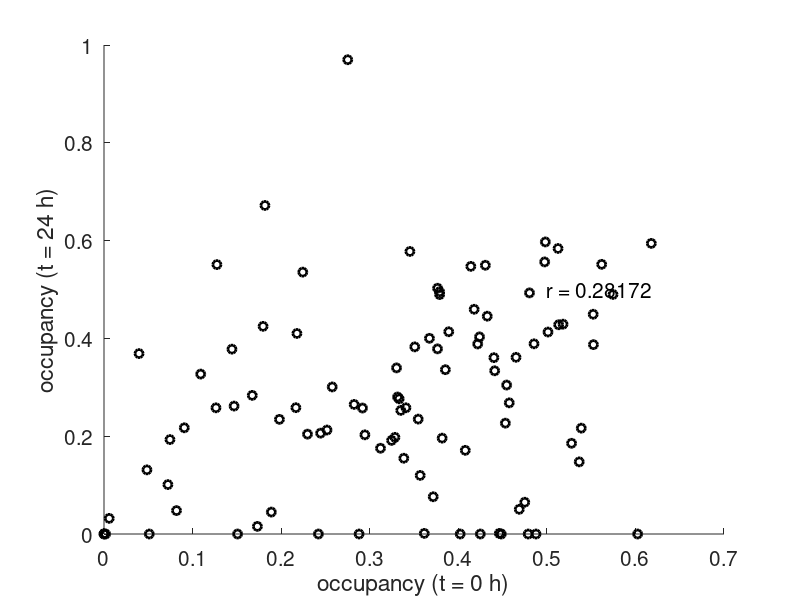
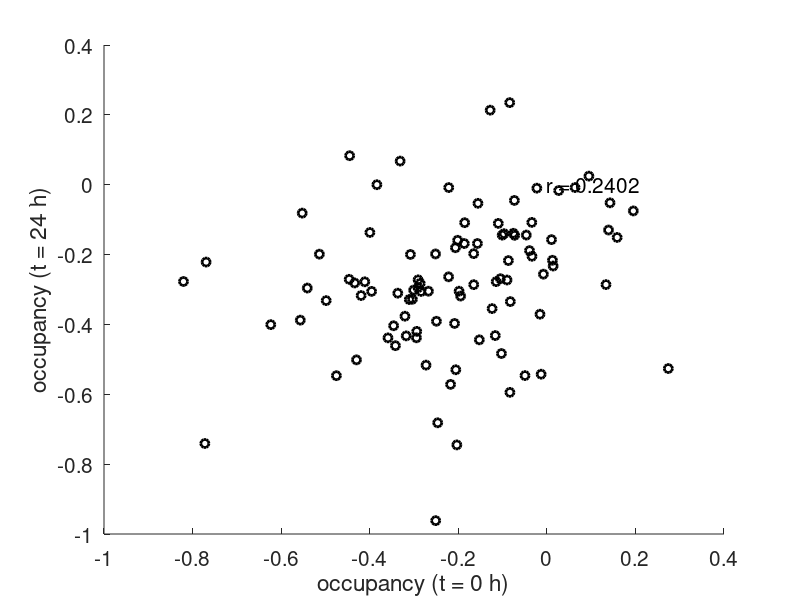
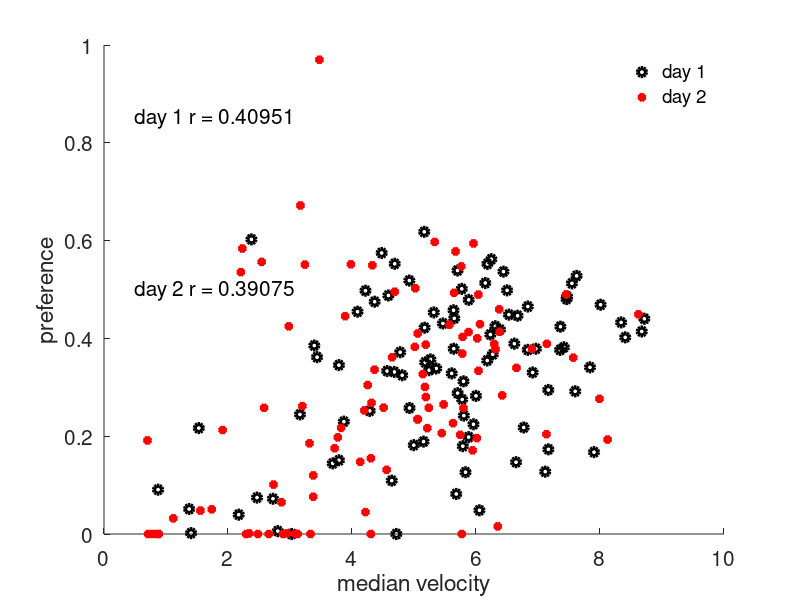

Source code (MATLAB) for these figures, in order: (Note: this script raises an error after producing the figures.)
clear all
close all

load 191009
zz=z;
zzv=zv;
zzp=zp;
tt=t;
ttv=tv;
ttp=tp;
load 191010
zz=[zz; z];
tt=[tt; t];
zzv=[zzv; zv];
ttv=[ttv; tv];
zzp=[zzp; zp];
ttp=[ttp; tp];

z=zz;
t=tt;
zp=zzp;
tp=ttp;
zv=zzv;
tv=ttv;

[r p] = corrcoef(z,t);
figure;
plot(z,t,'ko','LineWidth',2)
text(0.5, 0.5, ['r = ' num2str(r(1,2))],'FontSize',15)
xlabel('occupancy (t = 0 h)')
ylabel('occupancy (t = 24 h)')
box off
set(gca,'FontSize',15)


[r p] = corrcoef(z-zp,t-tp);
figure;
plot(z-zp,t-tp,'ko','LineWidth',2)
text(0, 0, ['r = ' num2str(r(1,2))],'FontSize',15)
xlabel('occupancy (t = 0 h)')
ylabel('occupancy (t = 24 h)')
box off
set(gca,'FontSize',15)

%%
%% plot effect of speed and preference
figure
[rp pp] = corrcoef(zv,z);
[tp asdf] = corrcoef(tv,t);
plot(zv,z,'ko','LineWidth',3)
hold on
plot(tv,t,'r*','LineWidth',3)
legend('day 1','day 2')
text(0.5, 0.85, ['day 1 r = ' num2str(rp(1,2))],'FontSize',15)
text(0.5, 0.5, ['day 2 r = ' num2str(tp(1,2))],'FontSize',15)
xlabel('median velocity')
ylabel('preference')
legend boxoff
box off
set(gca,'FontSize',15)
%% bootstrap
iters = 10000;
rboot=zeros(1,iters);
for i=1:iters
   bsample = zeros(1,length(z));
   for j = 1:length(z)
       bsample(j)=round(rand(1)*(length(z)-1))+1;
   end
   zsample=z(bsample);
   tsample=t(bsample);
   r = corrcoef(zsample,tsample);
   rboot(i)=r(1,2);
end

figure;
histogram(rboot)